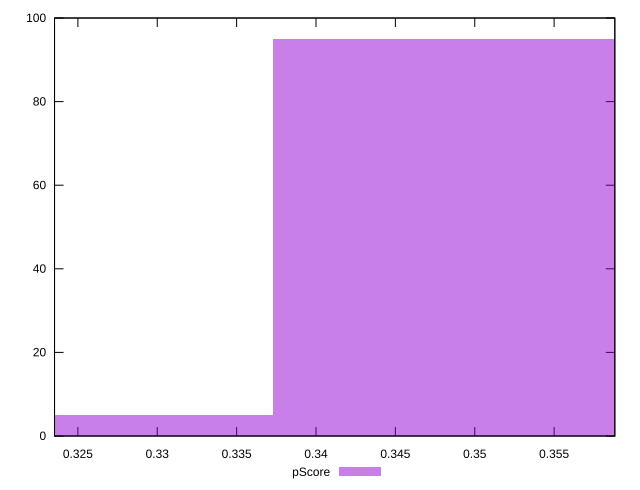

Generate this figure with gnuplot:
reset

$pScore <<EOF
0.32568180874141217 5
0.34894479508008447 95
EOF

set key outside below
set boxwidth 0.023262986338672298
set xrange [0.32352941176470584:0.3588235294117647]
set yrange [0:100]
set trange [0:100]
set style fill transparent solid 0.5 noborder
set terminal svg size 640, 490 enhanced background rgb 'white'
set output "reports/report_00033_2021-03-01T14-23-16.841Z/unused-javascript/samples/astro-inner-cached/pScore/histogram.svg"

plot $pScore title "pScore" with boxes

reset
